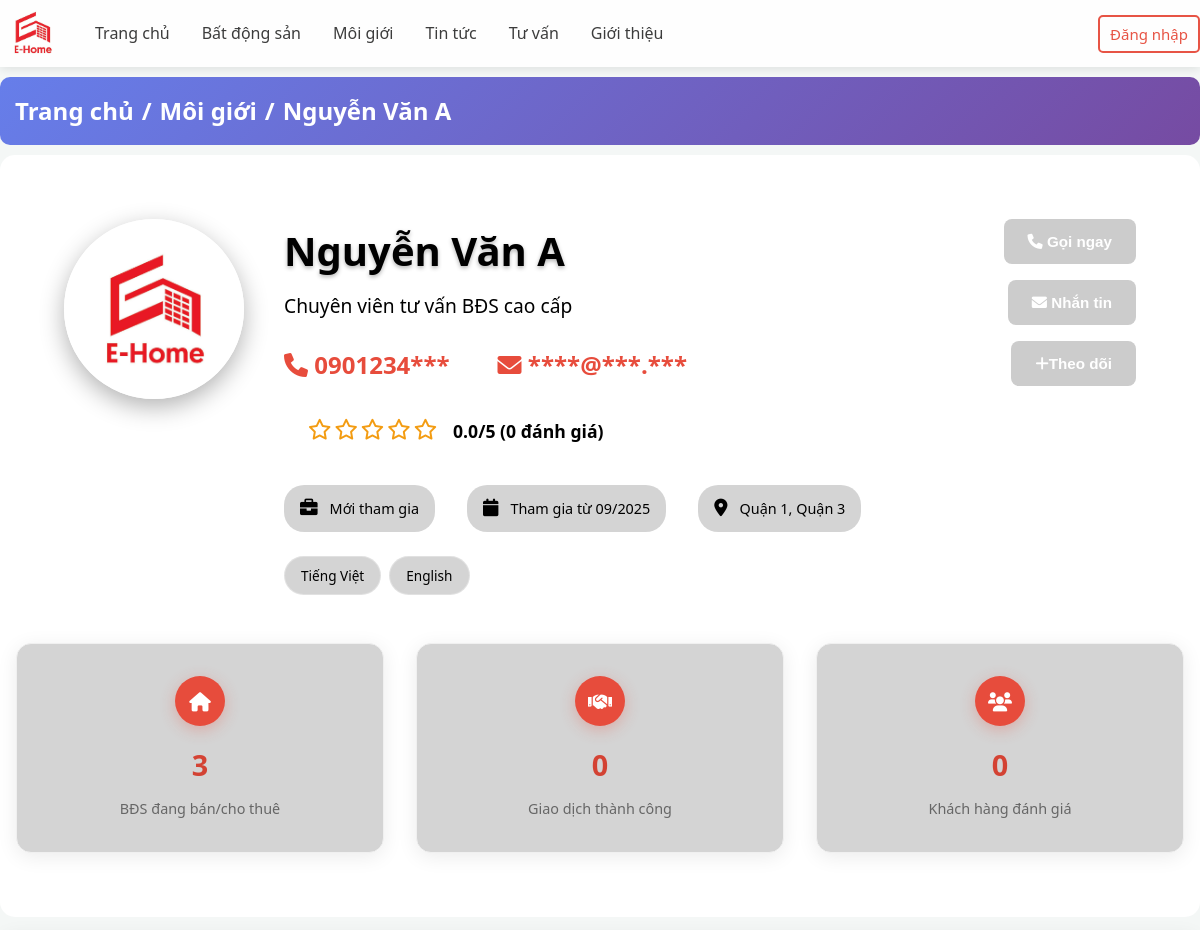
Before: /user/index.php?act=broker&id=1 (upper part) with the older database file.
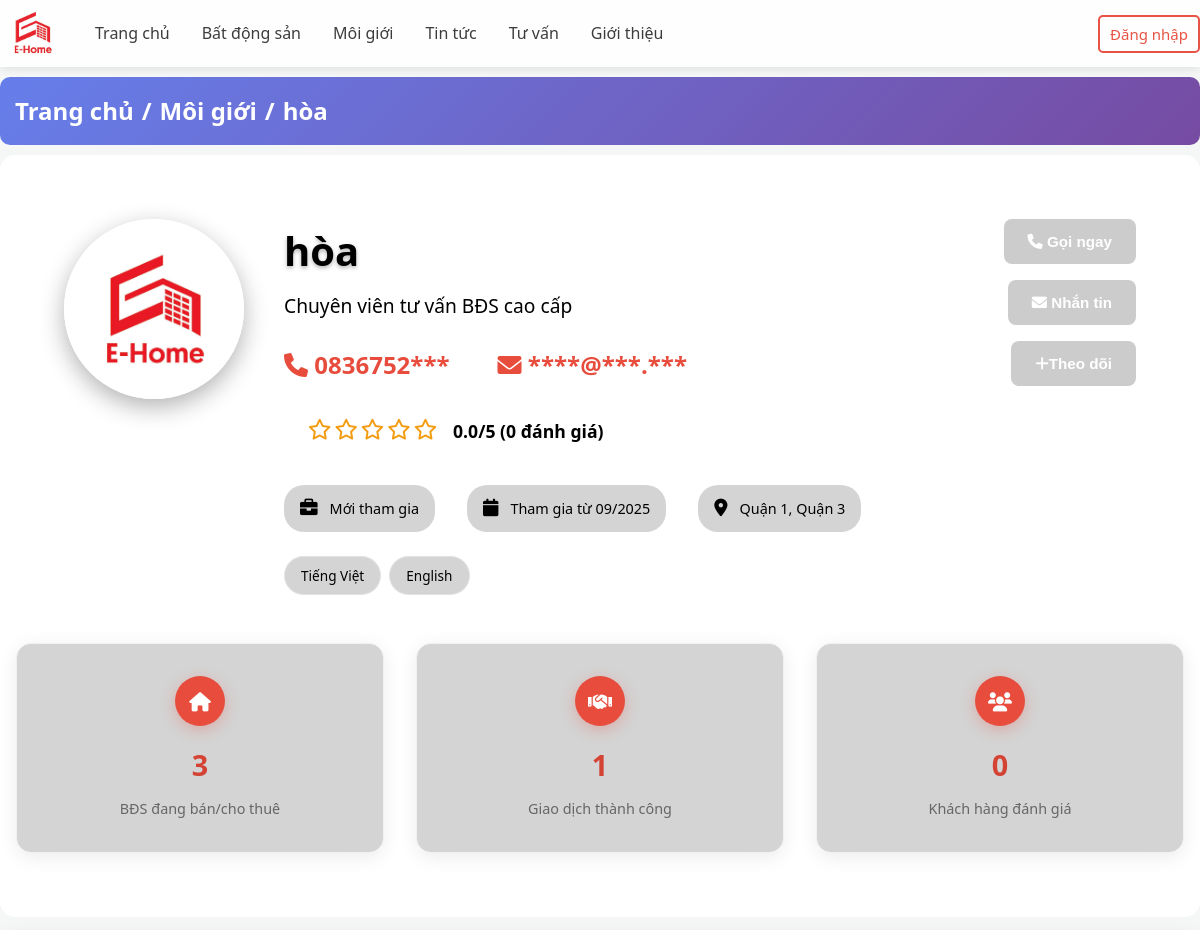
After: the same page with the newer database file.
### tables this page shows
CREATE TABLE `broker` (
  `id` int(11) NOT NULL,
  `accountId` int(11) NOT NULL,
  `shortIntro` text DEFAULT NULL,
  `note` text DEFAULT NULL,
  `mainArea` varchar(255) DEFAULT NULL,
  `expertise` text DEFAULT NULL,
  `language` varchar(255) DEFAULT NULL,
  `workingHours` varchar(255) DEFAULT NULL,
  `linkFacebook` text DEFAULT NULL,
  `linkYoutube` varchar(500) DEFAULT NULL,
  `linkWebsite` varchar(500) DEFAULT NULL,
  `createdAt` timestamp NOT NULL DEFAULT current_timestamp(),
  `updatedAt` timestamp NOT NULL DEFAULT current_timestamp() ON UPDATE current_timestamp()
);

CREATE TABLE `account` (
  `id` int(11) NOT NULL,
  `fullName` varchar(255) NOT NULL,
  `email` varchar(255) NOT NULL,
  `phoneNumber` varchar(20) DEFAULT NULL,
  `password` varchar(255) NOT NULL,
  `avatar` varchar(500) DEFAULT NULL,
  `address` varchar(255) DEFAULT NULL,
  `role` enum('1','2','3') NOT NULL COMMENT '1=User, 2=Broker, 3=Admin',
  `status` enum('active','inactive') DEFAULT 'active',
  `createdAt` timestamp NOT NULL DEFAULT current_timestamp(),
  `updatedAt` timestamp NOT NULL DEFAULT current_timestamp() ON UPDATE current_timestamp()
);

### user/controllers/brokerController/index.php (called while the page is built, shortened)
<?php
$brokerId = isset($_GET['id']) ? (int)$_GET['id'] : 1;
$sql = "SELECT b.*, a.fullName, a.email, a.phoneNumber, a.avatar, a.address
        FROM broker b
        LEFT JOIN account a ON b.accountId = a.id
        WHERE b.id = ?";
$stmt = mysqli_prepare($conn, $sql);
if ($stmt) {
    mysqli_stmt_bind_param($stmt, "i", $brokerId);
    mysqli_stmt_execute($stmt);
    $result = mysqli_stmt_get_result($stmt);
    $broker = mysqli_fetch_assoc($result);
}
$propertyStatsSql = "SELECT
    COUNT(*) as total_properties,
    COUNT(CASE WHEN status = 'active' THEN 1 END) as active_properties,
    COUNT(CASE WHEN status IN ('rented', 'sold') THEN 1 END) as completed_deals,
    COUNT(CASE WHEN transactionType = 'rent' THEN 1 END) as rental_properties,
    COUNT(CASE WHEN transactionType = 'sale' THEN 1 END) as sale_properties
    FROM rental_property
    WHERE brokerId = ?";
$stmt = mysqli_prepare($conn, $propertyStatsSql);
mysqli_stmt_bind_param($stmt, "i", $brokerId);
mysqli_stmt_execute($stmt);
$result = mysqli_stmt_get_result($stmt);
$propertyStats = mysqli_fetch_assoc($result);
$propertiesListSql = "SELECT rp.*, l.name as locationName, t.name as typeName
    FROM rental_property rp
    LEFT JOIN location l ON rp.locationId = l.id
    LEFT JOIN type_rental_property t ON rp.typeId = t.id
    WHERE rp.brokerId = ?
    ORDER BY rp.createdAt DESC
    LIMIT 12";
$stmt = mysqli_prepare($conn, $propertiesListSql);
mysqli_stmt_bind_param($stmt, "i", $brokerId);
mysqli_stmt_execute($stmt);
$result = mysqli_stmt_get_result($stmt);
$properties = mysqli_fetch_all($result, MYSQLI_ASSOC);
$ratingStatsSql = "SELECT
    COUNT(*) as total_reviews,
    AVG(rating) as avg_rating,
    COUNT(CASE WHEN rating = 5 THEN 1 END) as five_star,
    COUNT(CASE WHEN rating = 4 THEN 1 END) as four_star,
    COUNT(CASE WHEN rating = 3 THEN 1 END) as three_star,
    COUNT(CASE WHEN rating = 2 THEN 1 END) as two_star,
    COUNT(CASE WHEN rating = 1 THEN 1 END) as one_star
    FROM broker_ratings
    WHERE brokerId = ?";
$stmt = mysqli_prepare($conn, $ratingStatsSql);
mysqli_stmt_bind_param($stmt, "i", $brokerId);
mysqli_stmt_execute($stmt);
$result = mysqli_stmt_get_result($stmt);
$ratingStats = mysqli_fetch_assoc($result);
if (isset($_SESSION['user']['id']) && $_SESSION['user']['id'] != '') {
    $userId = $_SESSION['user']['id'];
    $checkFollow = mysqli_query($conn, "SELECT id FROM follow_broker WHERE idUser = $userId AND idBroker = $brokerId");
    $broker['isFollowed'] = mysqli_num_rows($checkFollow) > 0;
    for ($i = 0; $i < count($properties); $i++) {
        $checkSaved = mysqli_query($conn, "SELECT id FROM saved_properties WHERE userId = $userId AND propertyId = {$properties[$i]['id']}");
        $properties[$i]['isSaved'] = mysqli_num_rows($checkSaved) > 0;
    }
} else {
    $broker['isFollowed'] = false;
}
include "./views/page/brokerDetail.php";
return;

### user/index.php (called while the page is built, shortened)
<?php
    include "views/header.php";
    include "controllers/userController.php";
    include "views/footer.php"
?>

### user/views/page/brokerDetail.php (the view, shortened to what the changed rows need)
<main class="broker-detail">
    <section class="page-header">
        <div class="breadcrumb">
            <a href="index.php">Trang chủ</a>
            <span>/</span>
            <a href="index.php?act=listBroker">Môi giới</a>
            <span>/</span>
            <span><?= htmlspecialchars($broker['fullName']) ?></span>
        </div>
</section>
        <div class="broker-profile">
            <div class="broker-profile-header">
                <div class="broker-avatar-large">
                    <img src="<?= !empty($broker['avatar']) ? '../admin/uploads/broker/' . $broker['avatar'] : '../logo.jpg'; ?>"
                        alt="<?= htmlspecialchars($broker['fullName'] ?? 'Broker'); ?>" onerror="this.src='../logo.jpg'">
                </div>
                <div class="broker-info">
                    <h1><?= htmlspecialchars($broker['fullName'] ?? 'Chưa có tên'); ?></h1>
                    <p class="broker-title">
                        <?= htmlspecialchars($broker['shortIntro'] ?? 'Chuyên viên tư vấn BĐS cao cấp'); ?></p>
                        <div style="display: flex; gap: 3rem; color: #e74c3c;">
                             <?php if(isset($_SESSION['user']['id']) && $_SESSION['user']['id'] != '') { ?>
                                <p style="font-size: 1.5rem; font-weight: 600;"><i class="fas fa-phone"></i>
                                    <?= htmlspecialchars($broker['phoneNumber'] ?? 'Chưa có số điện thoại'); ?></p>
                                <?php }else{ ?>
                                <p style="font-size: 1.5rem; font-weight: 600;"><i class="fas fa-phone"></i>
                                    <?= substr($broker['phoneNumber'], 0, 7)?>***</p>
                                <?php } ?>
                                <?php if(isset($_SESSION['user']['id']) && $_SESSION['user']['id'] != '') { ?>
                                <p style="font-size: 1.5rem; font-weight: 600;">   <i class="fas fa-envelope"></i>
                                    <?= htmlspecialchars($broker['email'] ?? 'Chưa có email'); ?></p>
                                <?php }else{ ?>
                                <p style="font-size: 1.5rem; font-weight: 600;">   <i class="fas fa-envelope"></i>
                                    ****@***.***</p>
                                <?php } ?>
                        </div>
                    <div class="broker-rating-large">
                        <div class="stars">
                            <?php
                            $rating = $ratingStats['avg_rating'] ? round($ratingStats['avg_rating'], 1) : 0;
                            for ($i = 1; $i <= 5; $i++) {
                                if ($i <= $rating) {
                                    echo '<i class="fas fa-star"></i>';
                                } elseif ($i - 0.5 <= $rating) {
                                    echo '<i class="fas fa-star-half-alt"></i>';
                                } else {
                                    echo '<i class="far fa-star"></i>';
                                }
                            }
                            ?>
                        </div>
                        <span><?= number_format($rating, 1); ?>/5 (<?= number_format($ratingStats['total_reviews']); ?> đánh giá)</span>
                    </div>
                    <div class="broker-meta">
                        <span><i class="fas fa-briefcase"></i>
                            <?php
                            $joinDate = new DateTime($broker['createdAt']);
                            $now = new DateTime();
                            $experience = $now->diff($joinDate)->y;
                            echo $experience > 0 ? $experience . ' năm kinh nghiệm' : 'Mới tham gia';
                            ?>
                        </span>
                        <span><i class="fas fa-calendar"></i> Tham gia từ
                            <?= date('m/Y', strtotime($broker['createdAt'] ?? '2019-01-01')); ?></span>
                        <span><i class="fas fa-map-marker-alt"></i>
                            <?= htmlspecialchars($broker['mainArea'] ?? 'TP. Hồ Chí Minh'); ?></span>
                    </div>
                    <div class="broker-languages">
                        <?php
                        $languages = !empty($broker['language']) ? explode(',', $broker['language']) : ['Tiếng Việt', 'English'];
                        foreach ($languages as $lang) {
                            echo '<span class="language-tag">' . htmlspecialchars(trim($lang)) . '</span>';
                        }
                        ?>
                    </div>
                </div>
                <div class="broker-actions">
                    <?php if(isset($_SESSION['user']['id']) && $_SESSION['user']['id'] != '') { ?>
                                        <a href="tel:<?= htmlspecialchars($broker['phoneNumber']) ?>" class="btn btn-primary btn-sm">
                                            <i class="fas fa-phone"></i>
                                              Gọi ngay
                                        </a>
                                        <?php }else{ ?>
                                        <button onclick="alert('Vui lòng đăng nhập để sử dụng chức năng này!')" class="btn btn-sm btn-primary" title="Vui lòng đăng nhập để liên hệ" style="background-color: #ccc;" title="Đăng nhập để gọi điện">
                                                                                <i class="fas fa-phone"></i> Gọi ngay
                                                                            </button>
                                        <?php } ?>
                      <?php if(isset($_SESSION['user']['id']) && $_SESSION['user']['id'] != '') { ?>
                                        <a href="mailto:<?= htmlspecialchars($broker['email']) ?>" class="btn btn-outline btn-sm">
                                            <i class="fas fa-envelope"></i>
                                              Nhắn tin
                                        </a>
                                        <?php }else{ ?>
                                        <button onclick="alert('Vui lòng đăng nhập để sử dụng chức năng này!')"  class="btn btn-sm btn-primary" title="Vui lòng đăng nhập để liên hệ" style="background-color: #ccc;" title="Đăng nhập để gọi điện">
                                                                                <i class="fas fa-envelope"></i> Nhắn tin
                                                                            </button>
                                        <?php } ?>
                                        <?php if(isset($_SESSION['user']['id']) && $_SESSION['user']['id'] != '') { ?>
                                            <form action="" method="post">
                                                <input type="hidden" name="broker_id" value="<?= $broker['id'] ?>">
                                            <button type="submit" name="follow-broker" class="btn <?= $broker['isFollowed'] ? 'btn-success' : 'btn-secondary' ?> btn-sm" style="border: 1px solid #e74c3c; <?= $broker['isFollowed'] ? 'font-size: 12px;' : '' ?>" title="<?= $broker['isFollowed'] ? 'Đang theo dõi - Click để bỏ theo dõi' : 'Theo dõi môi giới' ?>">
                                                    <i class="fas <?= $broker['isFollowed'] ? 'fa-user-check' : 'fa-plus' ?>"></i>  <?= $broker['isFollowed'] ? 'Đã theo dõi' : 'Theo dõi' ?>
                                                </button>
                                            </form>
                                        <?php }else{ ?>
                                        <button onclick="alert('Vui lòng đăng nhập để sử dụng chức năng này!')"  class="btn btn-sm btn-primary" title="Vui lòng đăng nhập để liên hệ" style="background-color: #ccc;" title="Đăng nhập để gọi điện">
                                                                                <i class="fas fa-plus"></i>Theo dõi
                                                                            </button>
                                        <?php } ?>
                </div>
            </div>
            <div class="broker-stats-detailed">
                <div class="stat-card">
                    <div class="stat-icon">
                        <i class="fas fa-home"></i>
                    </div>
                    <div class="stat-content">
                        <h3><?= number_format($propertyStats['active_properties']); ?></h3>
                        <p>BĐS đang bán/cho thuê</p>
                    </div>
                </div>
                <div class="stat-card">
                    <div class="stat-icon">
                        <i class="fas fa-handshake"></i>
                    </div>
                    <div class="stat-content">
                        <h3><?= number_format($propertyStats['completed_deals']); ?></h3>
                        <p>Giao dịch thành công</p>
                    </div>
                </div>
                <div class="stat-card">
                    <div class="stat-icon">
                        <i class="fas fa-users"></i>
                    </div>
                    <div class="stat-content">
                        <h3><?= number_format($ratingStats['total_reviews']); ?></h3>
                        <p>Khách hàng đánh giá</p>
                    </div>
                </div>
            </div>
        </div>
</main>

Changed rows visible on the page:
changed through a linked row, broker "Chuyên viên tư vấn BĐS cao cấp": accountId.fullName "Nguyễn Văn A" → "hòa"; accountId.phoneNumber "0901234" → "0836752"
Other visible differences:
$propertyStats['completed_deals']: "0" → "1"
